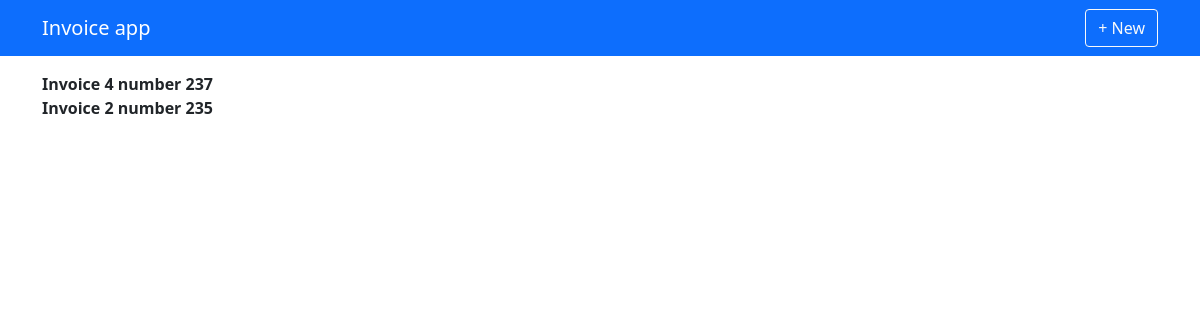
Page / (signed in) on the earlier database version.
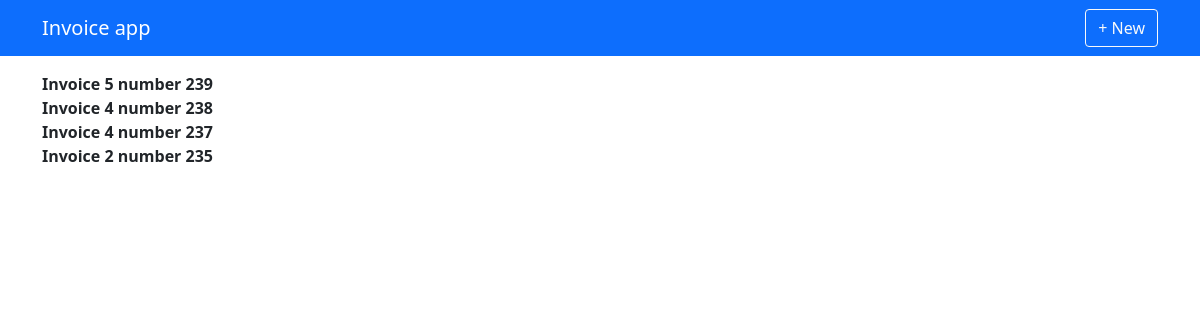
Same page on the later database version.
### invoice_app/models.py (models this page shows, shortened)
class Invoice(models.Model):
    profile = models.ForeignKey(Profile, on_delete=models.CASCADE)
    receiver = models.ForeignKey(Receiver, on_delete=models.CASCADE)
    number = models.CharField(max_length=150)
    completion_date = models.DateField()
    issue_date = models.DateField()
    payment_date = models.DateField()
    created_time = models.DateTimeField(auto_now_add=True)
    closed = models.BooleanField(default=False)
    tag = models.ManyToManyField(Tag, blank=True)

### invoice_app/views.py (the view)
# urls.py: path('', InvoiceListView.as_view(), name='main'),
class InvoiceListView(LoginRequiredMixin, ListView):
    model = Invoice
    template_name = "invoice_app/main.html"
    context_object_name = 'qs'
    def get_queryset(self):
        profile = get_object_or_404(Profile, user=self.request.user)
        qs = Invoice.objects.filter(profile=profile).order_by('-created_time')
        return super().get_queryset().filter(profile=profile).order_by('-created_time')

### invoice_app/templates/invoice_app/main.html (shortened to what this page needs)
{% extends "base.html" %}
{% block content %}
    {% for obj in qs %}
        <b>{{obj.number}}</b><br>
    {% endfor %}
{% endblock content %}

Differences in the rows shown:
added Invoice: number "Invoice 5 number 239"
added Invoice: number "Invoice 4 number 238"
